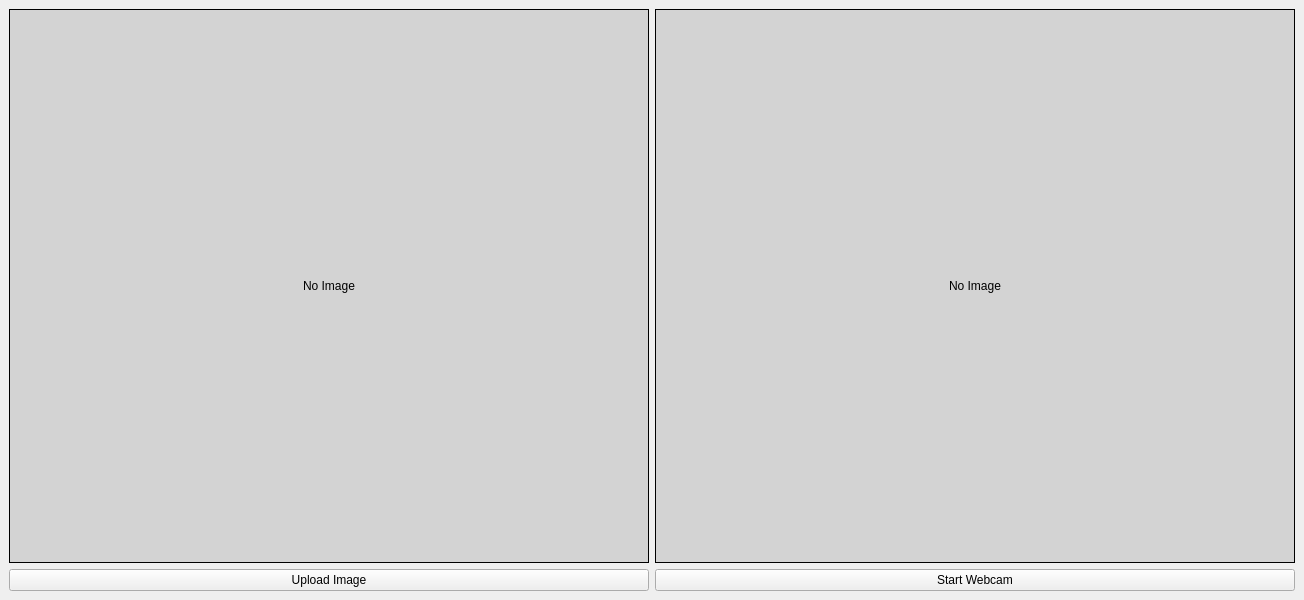
<?xml version="1.0" encoding="UTF-8"?>
<ui version="4.0">
 <class>MainWindow</class>
 <widget class="QMainWindow" name="MainWindow">
  <property name="geometry">
   <rect>
    <x>0</x>
    <y>0</y>
    <width>1200</width>
    <height>600</height>
   </rect>
  </property>
  <property name="windowTitle">
   <string>YOLOv5 Object Detection</string>
  </property>
  <widget class="QWidget" name="centralwidget">
   <layout class="QVBoxLayout" name="verticalLayout">
    <item>
     <layout class="QHBoxLayout" name="horizontalLayout">
      <item>
       <widget class="QLabel" name="image_label">
        <property name="minimumSize">
         <size>
          <width>640</width>
          <height>480</height>
         </size>
        </property>
        <property name="alignment">
         <set>Qt::AlignCenter</set>
        </property>
        <property name="text">
         <string>No Image</string>
        </property>
        <property name="styleSheet">
         <string notr="true">background-color: lightgray; border: 1px solid black;</string>
        </property>
       </widget>
      </item>
      <item>
       <widget class="QLabel" name="result_label">
        <property name="minimumSize">
         <size>
          <width>640</width>
          <height>480</height>
         </size>
        </property>
        <property name="alignment">
         <set>Qt::AlignCenter</set>
        </property>
        <property name="text">
         <string>No Image</string>
        </property>
        <property name="styleSheet">
         <string notr="true">background-color: lightgray; border: 1px solid black;</string>
        </property>
       </widget>
      </item>
     </layout>
    </item>
    <item>
     <layout class="QHBoxLayout" name="horizontalLayout_2">
      <item>
       <widget class="QPushButton" name="upload_button">
        <property name="text">
         <string>Upload Image</string>
        </property>
       </widget>
      </item>
      <item>
       <widget class="QPushButton" name="start_webcam_button">
        <property name="text">
         <string>Start Webcam</string>
        </property>
       </widget>
      </item>
     </layout>
    </item>
   </layout>
  </widget>
 </widget>
 <resources/>
 <connections/>
</ui>
